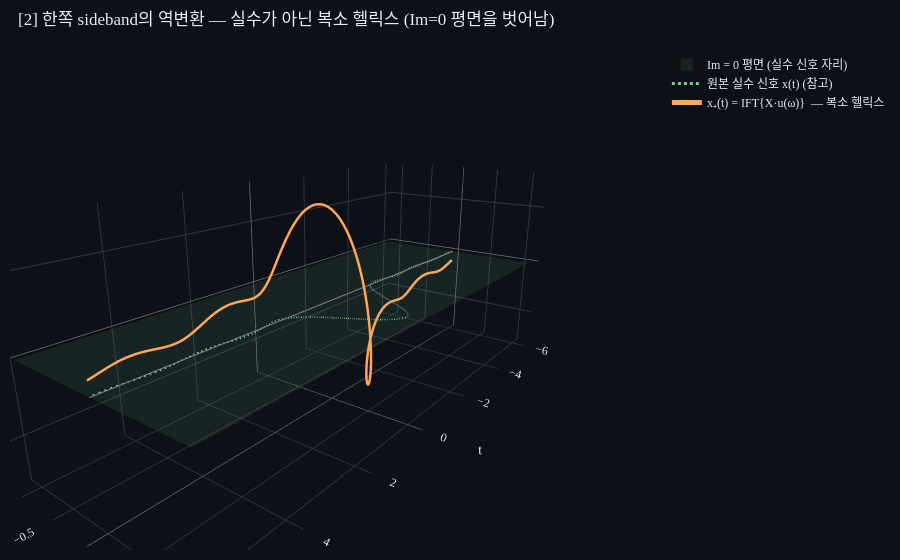

Here is the notebook cell this chart was saved with:
### Markdown cell above
## [2] 첫 번째 장벽: 한쪽 sideband를 날리면 *복소 신호*

음의 주파수만 떼낸 *한쪽 sideband* 스펙트럼

$$X_+(j\omega) = X(j\omega)\cdot u(\omega), \qquad u: \text{단위 계단}$$

이걸 시간 도메인으로 역변환하면 어떻게 될까? 우함수 대칭이 깨졌으니 결과는 **시간 도메인에서 복소 신호** 가 된다 (왜 그런지는 §4 에서 정리).

3D로 직접 보자. 시간축 $t$ + 복소평면 $(\mathrm{Re}, \mathrm{Im})$. 만약 $x_+(t)$가 실수였다면 *전체 곡선이 $\mathrm{Im} = 0$ 평면 위에 누워야* 한다 (배경의 반투명 청록색 평면). 실제로는 그 평면을 벗어나 헬릭스처럼 휘어 올라간다 — 한쪽 sideband를 남긴 결과는 *analytic signal* 로 알려진 복소 신호다.

> **함의**: 아날로그 도메인의 모든 물리량(전압, 전류, 전기장)은 실수. 따라서 한쪽 sideband만 가진 신호는 **물리적으로 측정 불가능, ADC가 받을 수 없다.** 아이디어 자체는 옳지만 직접 실현 경로가 막힌다.

### Code cell
# truncated Gaussian의 X_+(jω) = X(jω)·u(ω) 역변환 — 시간 도메인에서 복소 신호.

# X는 [-B, +B] support, 그 중 양의 절반 [0, +B]만 살림.

sigma = 0.6
B = 3.0                       # 신호 대역폭
n_omega = 2001
omega = np.linspace(-B, B, n_omega)      # truncate된 신호이므로 [-B, B]만 적분
dw = omega[1] - omega[0]
X = sigma * np.sqrt(2*np.pi) * np.exp(-0.5 * (sigma*omega)**2)
X_plus = X.copy()
X_plus[omega < 0] = 0.0                                 # 한쪽 sideband (ω ∈ [0, +B])

# 시간 격자: 길게 펴서 헬릭스가 잘 보이게
t = np.linspace(-6.0, 6.0, 481)
# x_+(t) = (1/2π) ∫ X_+(ω) e^(jωt) dω  ≈ (1/2π) Σ X_+(ω_k) e^(jω_k t) dω
x_plus = (X_plus[None, :] * np.exp(1j * np.outer(t, omega))).sum(axis=1) * dw / (2*np.pi)

# 비교용: 원본 truncated Gaussian (실수)의 IFT
x_orig = (X[None, :] * np.exp(1j * np.outer(t, omega))).sum(axis=1).real * dw / (2*np.pi)

re_amp = max(float(np.max(np.abs(x_plus.real))), float(np.max(np.abs(x_orig)))) * 1.2
fig = fig3d(
    title='[2] 한쪽 sideband의 역변환 — 실수가 아닌 복소 헬릭스 (Im=0 평면을 벗어남)',
    height=560, xtitle='t', ytitle='Re x₊(t)', ztitle='Im x₊(t)',
    aspect=(2.6, 1.0, 1.0), eye=(2.1, 1.6, 0.85),
)
add_central_axis(fig, (t[0], t[-1]))
# Im=0 평면 (실수 신호가 차지해야 할 자리)
add_plane(fig, axis='z', value=0.0,
          u_range=(t[0], t[-1]), w_range=(-re_amp, re_amp),
          color='rgba(126,198,153,0.10)', name='Im = 0 평면 (실수 신호 자리)')
# 원본 실수 truncated Gaussian의 IFT (Im=0 평면 위)
fig.add_trace(go.Scatter3d(
    x=t, y=x_orig, z=np.zeros_like(t), mode='lines',
    line=dict(color=_GREEN, width=3, dash='dot'),
    name='원본 실수 신호 x(t) (참고)',
))
# x_+(t): 3D 헬릭스
fig.add_trace(go.Scatter3d(
    x=t, y=x_plus.real, z=x_plus.imag, mode='lines',
    line=dict(color=_ORANGE, width=5),
    name='x₊(t) = IFT{X·u(ω)}  — 복소 헬릭스',
))
fig.show()

ratio_im_re = float(np.max(np.abs(x_plus.imag))) / float(np.max(np.abs(x_plus.real)))
print(f'max|Im x_+| / max|Re x_+| = {ratio_im_re:.4f}   '
      f'(실수 신호면 0이어야 함 → 0이 아니라 복소)')

### Figure 1 — Plotly figure (JSON) as saved in the notebook; plotly's stock layout.template omitted (floating-point values rounded to 4 significant figures; data arrays with more than 128 entries replaced by an {"elided": "..."} marker saying what was removed)
{"data": [{"hoverinfo": "skip", "line": {"color": "#7d8590", "width": 2}, "mode": "lines", "showlegend": false, "type": "scatter3d", "x": [-6.0, 6.0], "y": [0, 0], "z": [0, 0]}, {"color": "rgba(126,198,153,0.10)", "flatshading": true, "hoverinfo": "skip", "i": [0, 0], "j": [1, 2], "k": [2, 3], "name": "Im = 0 평면 (실수 신호 자리)", "opacity": 1.0, "showlegend": true, "type": "mesh3d", "x": [-6.0, 6.0, 6.0, -6.0], "y": [-1.114, -1.114, 1.114, 1.114], "z": [0.0, 0.0, 0.0, 0.0]}, {"line": {"color": "#7ec699", "dash": "dot", "width": 3}, "mode": "lines", "name": "원본 실수 신호 x(t) (참고)", "type": "scatter3d", "x": {"elided": "481 float values"}, "y": {"elided": "481 float values"}, "z": {"elided": "481 float values"}}, {"line": {"color": "#ffa657", "width": 5}, "mode": "lines", "name": "x₊(t) = IFT{X·u(ω)}  — 복소 헬릭스", "type": "scatter3d", "x": {"elided": "481 float values"}, "y": {"elided": "481 float values"}, "z": {"elided": "481 float values"}}], "layout": {"font": {"color": "#e6edf3", "family": "serif", "size": 12}, "height": 560, "legend": {"bgcolor": "rgba(0,0,0,0)", "font": {"color": "#e6edf3"}}, "margin": {"b": 10, "l": 10, "r": 10, "t": 50}, "paper_bgcolor": "#0d1117", "plot_bgcolor": "#0d1117", "scene": {"aspectmode": "manual", "aspectratio": {"x": 2.6, "y": 1.0, "z": 1.0}, "camera": {"eye": {"x": 2.1, "y": 1.6, "z": 0.85}}, "xaxis": {"backgroundcolor": "#0d1117", "color": "#e6edf3", "gridcolor": "#30363d", "showbackground": true, "title": {"text": "t"}, "zerolinecolor": "#7d8590"}, "yaxis": {"backgroundcolor": "#0d1117", "color": "#e6edf3", "gridcolor": "#30363d", "showbackground": true, "title": {"text": "Re x₊(t)"}, "zerolinecolor": "#7d8590"}, "zaxis": {"backgroundcolor": "#0d1117", "color": "#e6edf3", "gridcolor": "#30363d", "showbackground": true, "title": {"text": "Im x₊(t)"}, "zerolinecolor": "#7d8590"}}, "showlegend": true, "title": {"font": {"color": "#e6edf3"}, "text": "[2] 한쪽 sideband의 역변환 — 실수가 아닌 복소 헬릭스 (Im=0 평면을 벗어남)", "x": 0.02, "xanchor": "left"}}}
